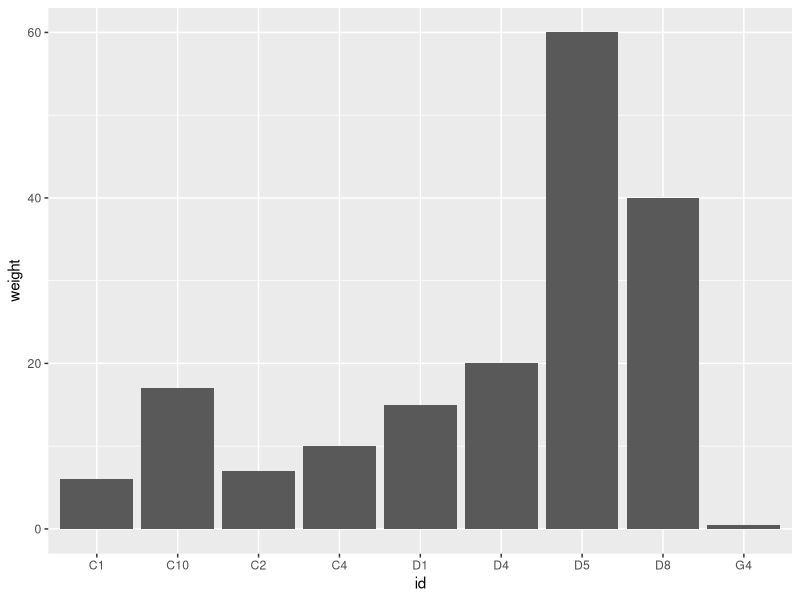
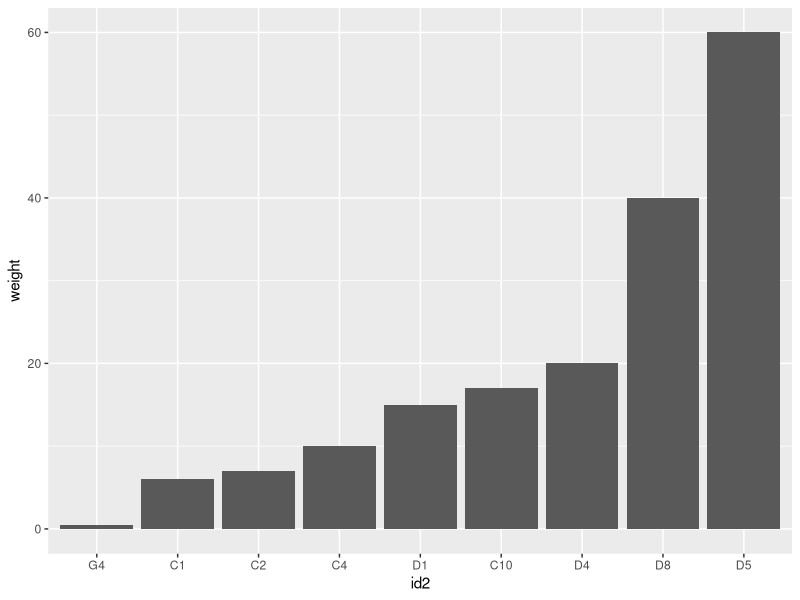
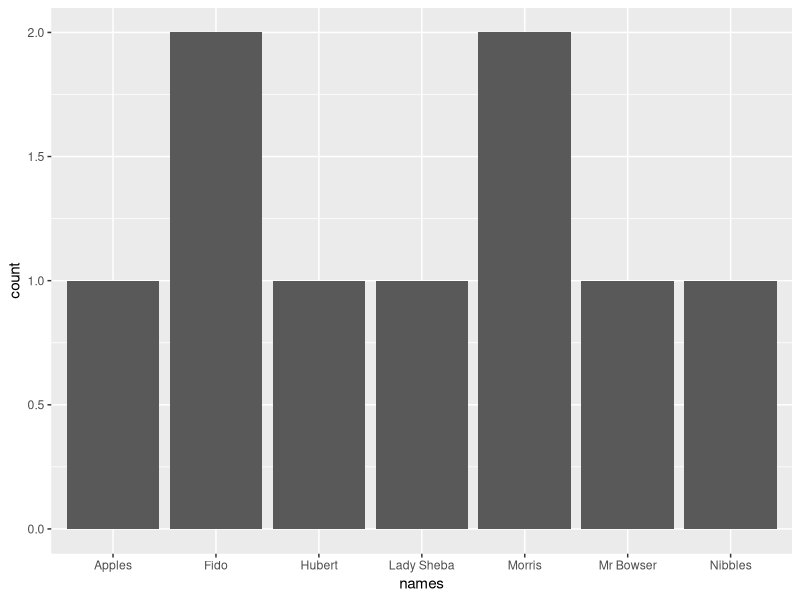
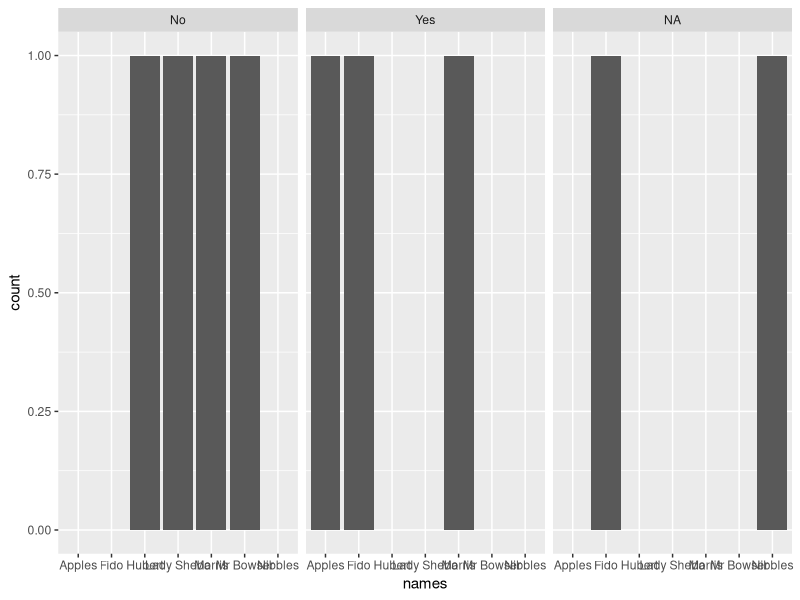
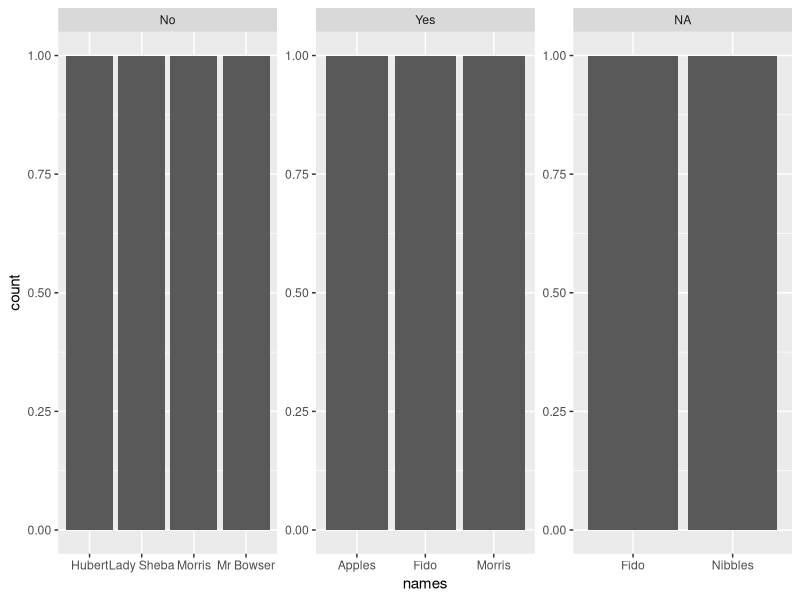
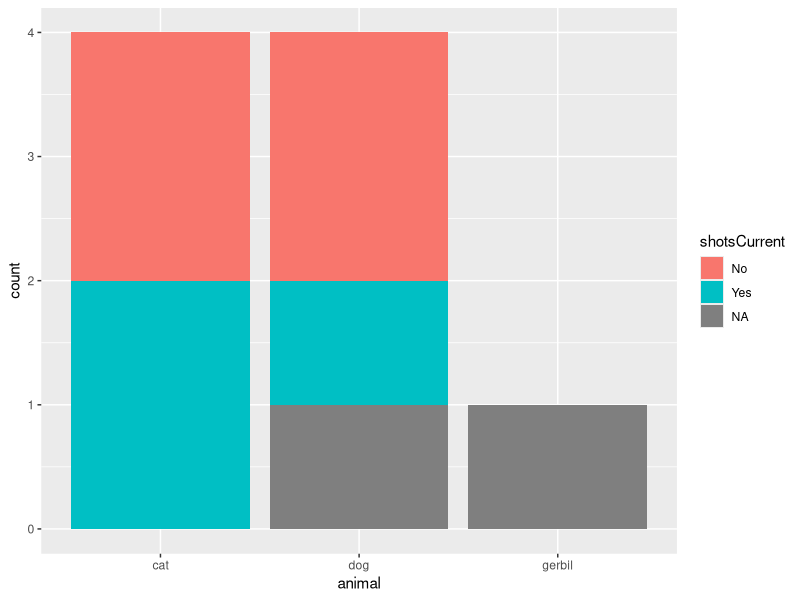
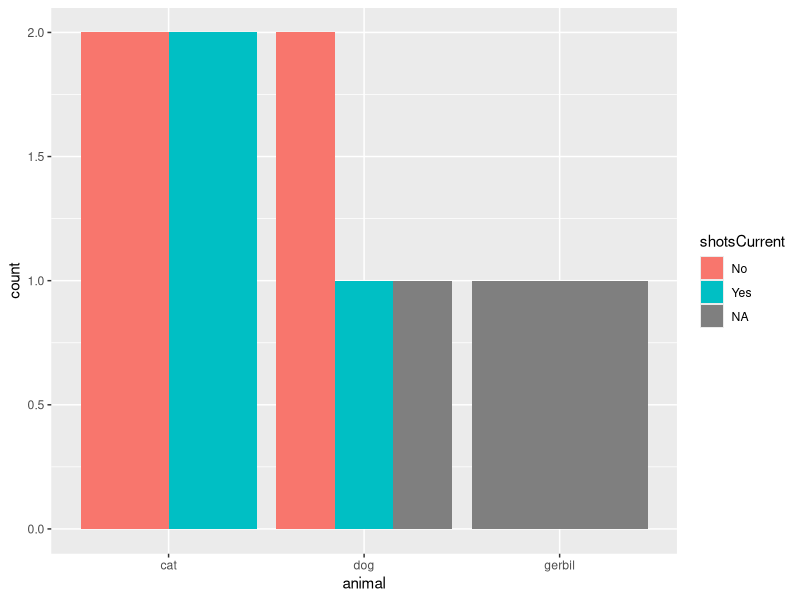
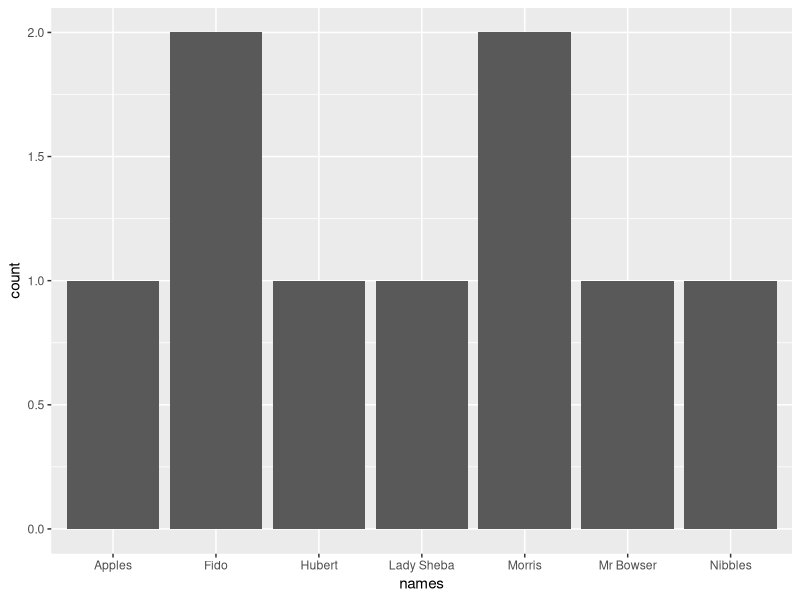

The R source for these figures, in order:
## ---- chunk 1
knitr::opts_chunk$set(echo = TRUE)
library(tidyverse)
## ---- chunk 2
##make our table of pets
pets <- data.frame(id=c('C1','C2','D1','D4','D8', 'C4', 'D5', 'C10', "G4"),
                names=factor(c("Morris", "Morris", "Fido", "Mr Bowser", "Fido", "Lady Sheba", "Hubert", "Apples", "Nibbles")),
                weight=c(6,7,15,20,40, 10, 60, 17, 0.5),
                animal=factor(c("cat", "cat", "dog", "dog", "dog", "cat", "dog", "cat", "gerbil")),
                ##because it's an ordered category, we have to specify 
                ##order as the levels argument
                ageCategory= ordered(c("0-2", "5-8", "5-8", "3-4", "3-4", "5-8", "0-2", "5-8", "0-2"), 
                                       levels=c("0-2", "3-4", "5-8")),
                shotsCurrent=c("No", "Yes", NA, "No", "Yes", "No", "No", "Yes", NA))

pets
## ---- chunk 3
ggplot(data=pets, aes(x=id,y=weight)) + geom_bar(stat="identity")
## ---- chunk 4
library(forcats)
pets %>% mutate(id2=fct_reorder(id, weight))  %>% ggplot(aes(x=id2,y=weight)) + geom_bar(stat="identity")
## ---- chunk 5
ggplot(pets, aes(x=names)) + geom_bar()
## ---- chunk 6
ggplot(pets, aes(x=names)) + geom_bar() + facet_wrap(facets=~shotsCurrent)
## ---- chunk 7
ggplot(pets, aes(x=names)) + geom_bar() + facet_wrap(facets=~shotsCurrent, scale="free")
## ---- chunk 8
ggplot(pets, aes(x=animal,fill=shotsCurrent)) + geom_bar()

## ---- chunk 9
ggplot(pets, aes(x=animal,fill=shotsCurrent)) + geom_bar(position="dodge")

## ---- chunk 10
ggplot(pets, aes(x=names)) + geom_bar()

## ---- chunk 11
ggplot(pets, aes(x=shotsCurrent, y=weight)) + geom_boxplot()

## ---- chunk 12
ggplot(pets, aes(x=shotsCurrent, y=weight)) + geom_violin()

## ---- chunk 13
data(iris)

ggplot(iris, aes(x=Species, y=Sepal.Length, fill=Species)) + geom_violin()
